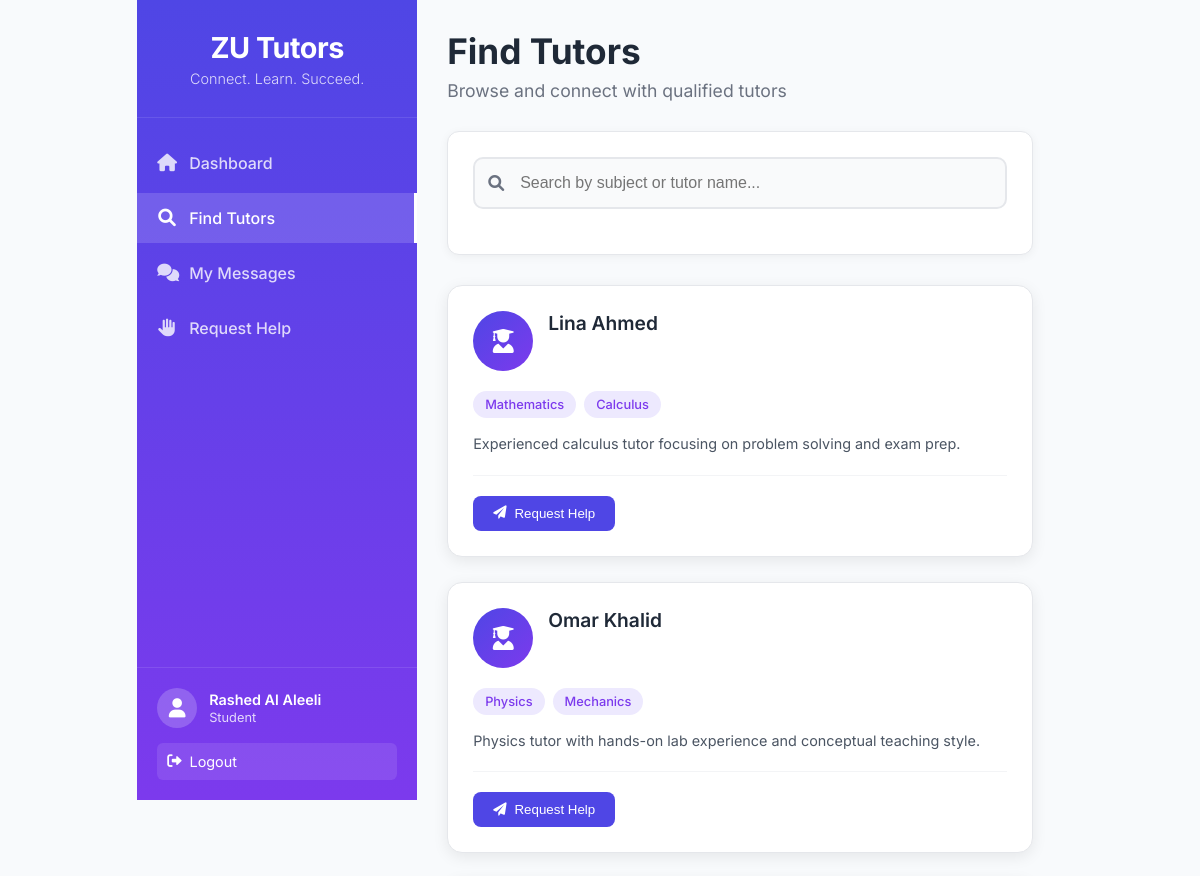
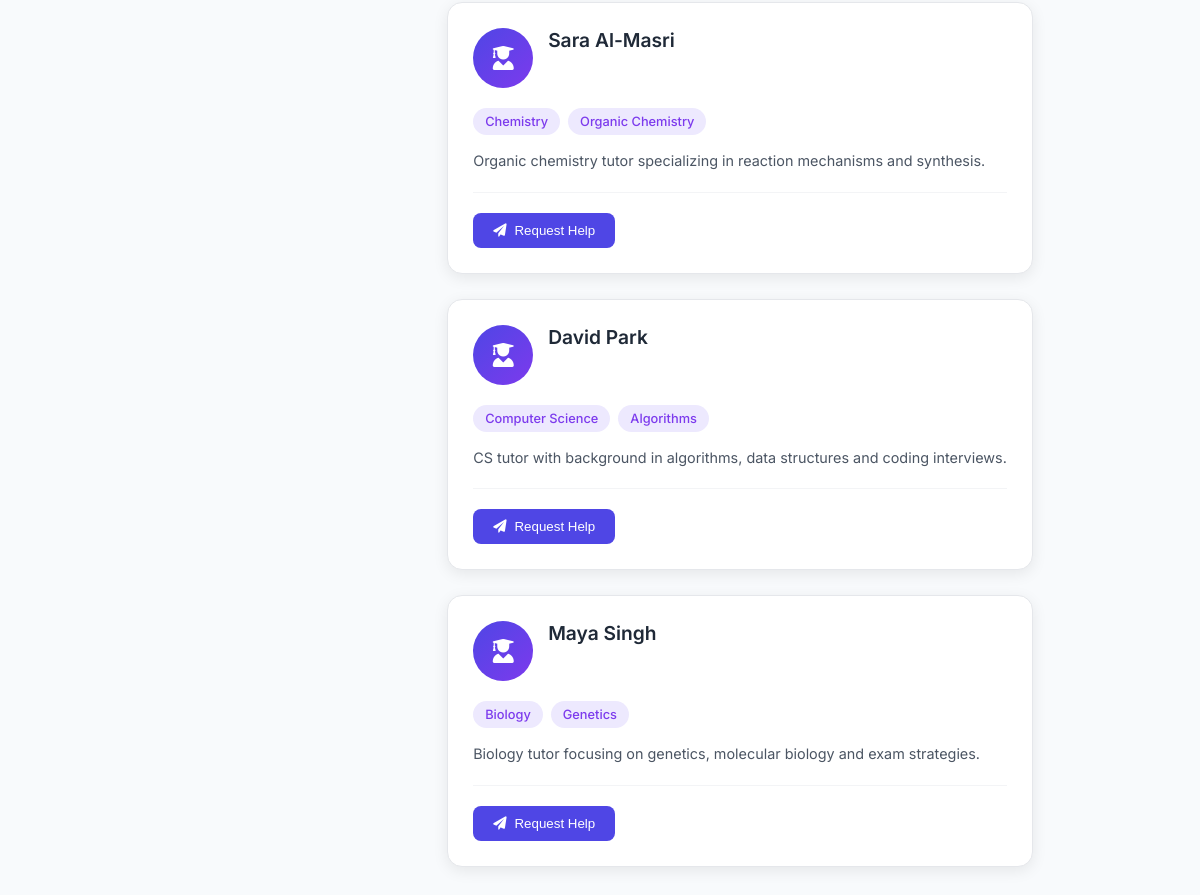
The page /find_tutors.php (signed in) on the database its author committed (2 pictures, top to bottom).
### tables this page shows
CREATE TABLE `tutors` (
  `id` int(11) NOT NULL,
  `name` varchar(255) NOT NULL,
  `email` varchar(255) NOT NULL,
  `password` varchar(255) NOT NULL,
  `subjects` varchar(255) DEFAULT NULL,
  `bio` text DEFAULT NULL,
  `settings` text DEFAULT NULL,
  `created_at` timestamp NOT NULL DEFAULT current_timestamp()
);

### find_tutors.php (the view, shortened to what this page needs)
<?php
$user_name = $_SESSION['user_name'];
$user_role = $_SESSION['user_role'];
require_once __DIR__ . '/db_connect.php';
$tutors = [];
try {
    $stmt = $pdo->query("SELECT id, name, email, subjects, bio, settings FROM tutors ORDER BY id ASC");
    $dbTutors = $stmt->fetchAll();
    foreach ($dbTutors as $row) {
        $subjects = [];
        if (!empty($row['subjects'])) {
            $subjects = array_map('trim', explode(',', $row['subjects']));
        }
        $tutors[] = [
            'id' => (int)$row['id'],
            'name' => $row['name'],
            'subjects' => $subjects,
            'bio' => $row['bio'] ?? 'Available to help with various topics.'
        ];
    }
} catch (Exception $e) {
    $tutors = [];
}
?>
<!DOCTYPE html>
<html lang="en">
<head>
    <link rel="stylesheet" href="styling.css">
    <link rel="stylesheet" href="https://cdnjs.cloudflare.com/ajax/libs/font-awesome/6.0.0/css/all.min.css">
</head>
<body class="dashboard-body">
    <div class="dashboard-container">
        <div class="sidebar">
            <div class="sidebar-header">
                <h2 class="sidebar-logo">ZU Tutors</h2>
                <p class="sidebar-tagline">Connect. Learn. Succeed.</p>
            </div>
            <nav class="sidebar-nav">
                <ul>
                    <li><a href="dashboard.php" class="nav-link"><i class="fas fa-home"></i> Dashboard</a></li>
                    <li><a href="find_tutors.php" class="nav-link active"><i class="fas fa-search"></i> Find Tutors</a></li>
                    <li><a href="my_boards.php" class="nav-link"><i class="fas fa-comments"></i> My Messages</a></li>
                    <li><a href="request_help.php" class="nav-link"><i class="fas fa-hand-paper"></i> Request Help</a></li>
                </ul>
            </nav>
            <div class="sidebar-footer">
                <div class="user-info">
                    <div class="user-avatar">
                        <i class="fas fa-user"></i>
                    </div>
                    <div class="user-details">
                        <p class="user-name"><?php echo htmlspecialchars($user_name); ?></p>
                        <p class="user-role"><?php echo ucfirst($user_role); ?></p>
                    </div>
                </div>
                <a href="logout.php" class="logout-btn"><i class="fas fa-sign-out-alt"></i> Logout</a>
            </div>
        </div>
        <div class="main-content">
            <header class="content-header">
                <h1>Find Tutors</h1>
                <p>Browse and connect with qualified tutors</p>
            </header>
            <div class="content-body">
                <div class="search-section">
                    <div class="search-bar">
                        <i class="fas fa-search"></i>
                        <input type="text" placeholder="Search by subject or tutor name..." />
                    </div>
                </div>
                <div class="tutors-grid">
                    <?php foreach ($tutors as $tutor): ?>
                    <div class="tutor-card">
                        <div class="tutor-header">
                            <div class="tutor-avatar-large">
                                <i class="fas fa-user-graduate"></i>
                            </div>
                            <div class="tutor-basic-info">
                                <h3><?php echo htmlspecialchars($tutor['name']); ?></h3>
                            </div>
                        </div>
                        <div class="tutor-subjects">
                            <?php foreach ($tutor['subjects'] as $subject): ?>
                                <span class="subject-tag"><?php echo htmlspecialchars($subject); ?></span>
                            <?php endforeach; ?>
                        </div>
                        <div class="tutor-bio">
                            <p><?php echo htmlspecialchars($tutor['bio']); ?></p>
                        </div>
                        <div class="tutor-footer">
                            <div class="tutor-actions">
                                <button class="request-tutor-btn" data-tutor-id="<?php echo $tutor['id']; ?>" data-tutor-name="<?php echo htmlspecialchars($tutor['name']); ?>">
                                    <i class="fas fa-paper-plane"></i> Request Help
                                </button>
                            </div>
                        </div>
                    </div>
                    <?php endforeach; ?>
                </div>
            </div>
        </div>
    </div>
</body>
</html>

### rows shown on the page
tutors: name "Lina Ahmed", subject "Mathematics", subject "Calculus", bio "Experienced calculus tutor focusing on problem solving and exam prep."
tutors: name "Omar Khalid", subject "Physics", subject "Mechanics", bio "Physics tutor with hands-on lab experience and conceptual teaching style."
tutors: name "Sara Al-Masri", subject "Chemistry", subject "Organic Chemistry", bio "Organic chemistry tutor specializing in reaction mechanisms and synthesis."
tutors: name "David Park", subject "Computer Science", subject "Algorithms", bio "CS tutor with background in algorithms, data structures and coding interviews."
tutors: name "Maya Singh", subject "Biology", subject "Genetics", bio "Biology tutor focusing on genetics, molecular biology and exam strategies."

### other values the page prints
$user_name "Rashed Al Aleeli"
$user_role "Student"
